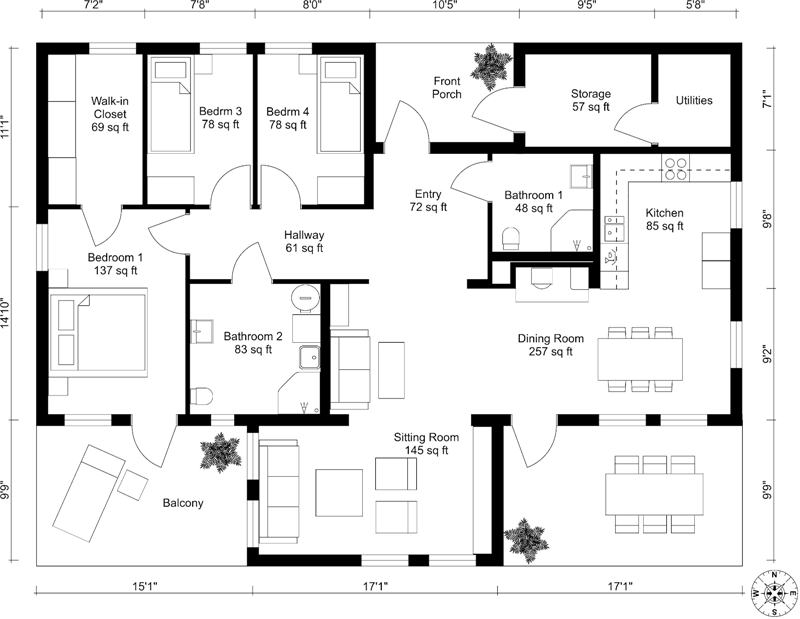
#> input picture Floorplans/2.jpg, 800 x 619 px, found by its file name
$ python ImageProcessing.py
#> lines starting #> are read from the running program, lines starting #| are printed output that depends on the picture; after the words box and inside, x2 and y2 are one past the last pixel; in counts of white or black regions, pixels touching at a corner belong together
import cv2 as cv
import numpy as np


def main():

    #read and display original floorplan in grayscale mode
    floorPlanNum = 2
    img = cv.imread(f'Floorplans/{floorPlanNum}.jpg', cv.IMREAD_GRAYSCALE)
#> img: shape (619, 800); min 0, max 255, mean 231.3
    # cv.imshow('Input Floorplan', img)

    #dilate image to remove text
    kernalSize = 3
    kernel = np.ones((kernalSize, kernalSize), np.uint8)
    dilatedImg = cv.dilate(img, kernel) #key line
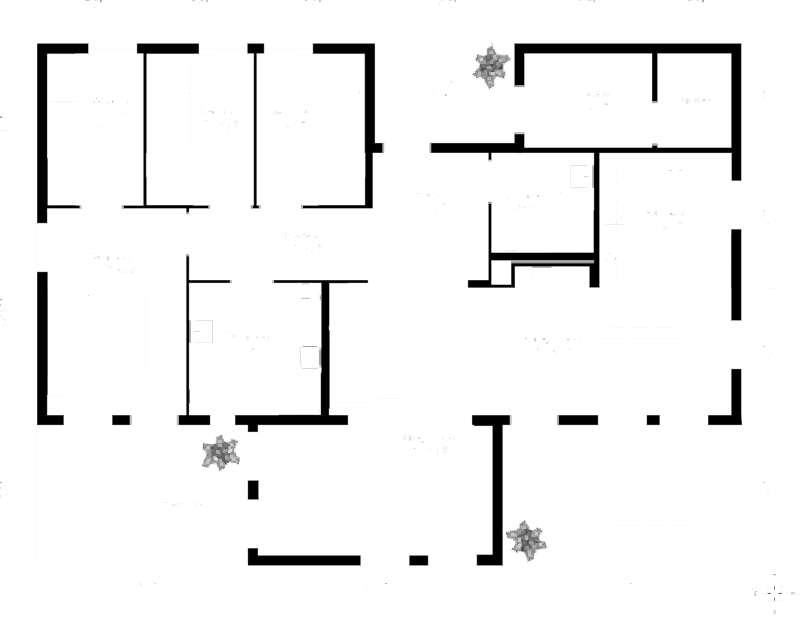
#> dilatedImg: shape (619, 800); min 0, max 255, mean 240.9
    # cv.imshow('Dilated', dilatedImg)

    #convert to black and white (thresholding)
    threshold, bwImg = cv.threshold(dilatedImg, 192, 255, cv.THRESH_BINARY)
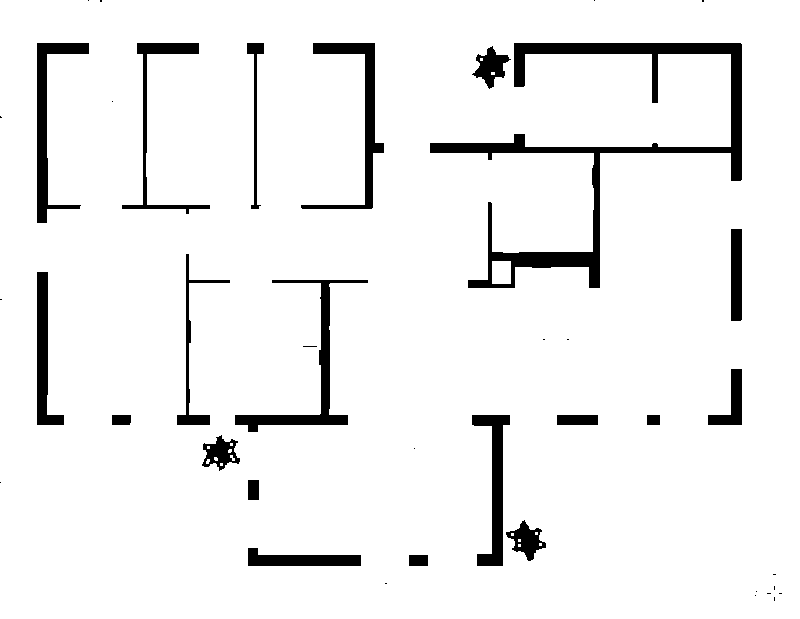
#> bwImg: shape (619, 800); 93.7% white; 40 black regions (20 under 20 px), largest, box (x1, y1, x2, y2) and area: (430, 43, 742, 288) 9973, (235, 280, 368, 432) 2696, (301, 43, 384, 209) 2464
    # cv.imshow('Thresholded', bwImg)

    #erode image
    kernalSize = 4
    kernel = np.ones((kernalSize, kernalSize), np.uint8)
    erodedImg = cv.erode(bwImg, kernel)
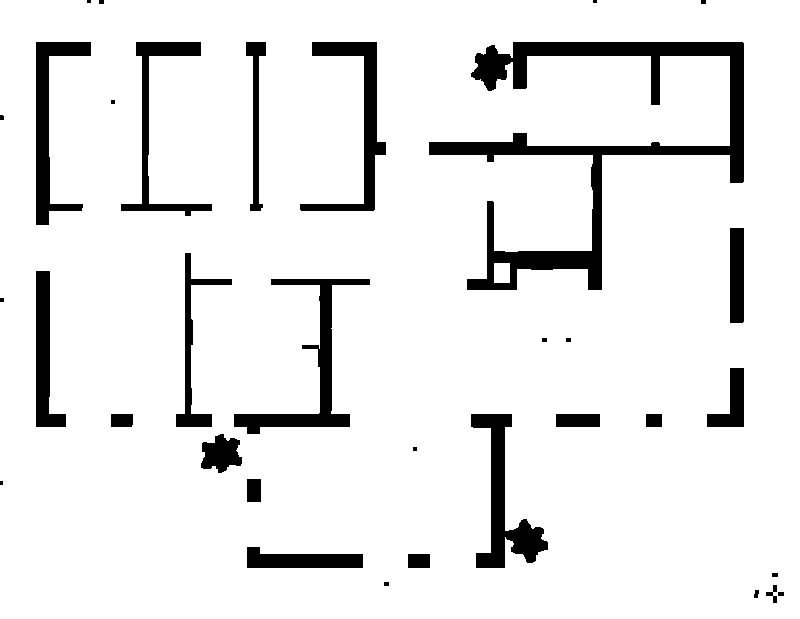
#> erodedImg: shape (619, 800); 91.1% white; 34 black regions (7 under 20 px), largest, box (x1, y1, x2, y2) and area: (429, 42, 744, 290) 14499, (234, 279, 370, 434) 3847, (471, 414, 548, 568) 3821
    # cv.imshow('Eroded', erodedImg)

    #invert the image to make the next module, 2D to 3D, easier.
    invertedImg = cv.bitwise_not(erodedImg)
    # cv.imshow('Inverted', invertedImg)

    #denoise
    nlabels, labels, stats, centroids = cv.connectedComponentsWithStats(invertedImg, None, None, None, 8, cv.CV_32S)
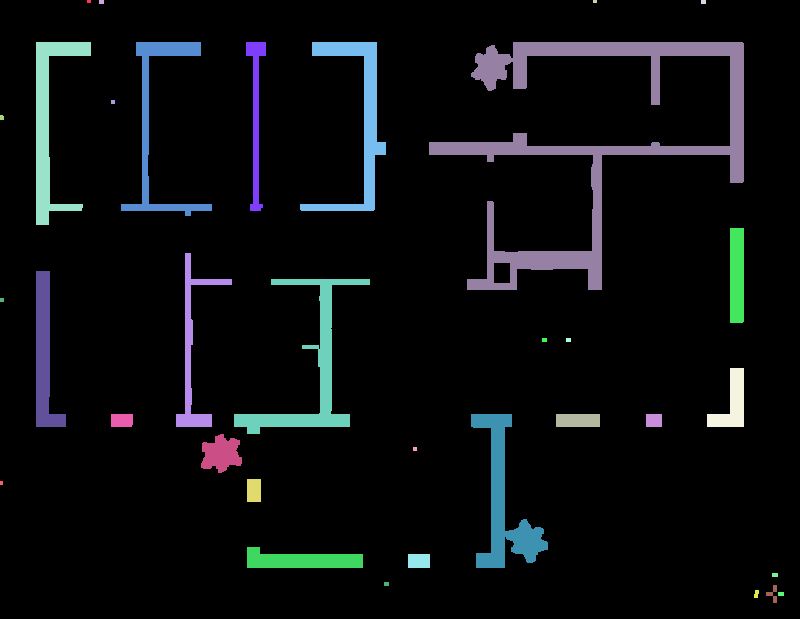
#> labels: shape (619, 800) int32; 35 distinct labels, from 0 to 34; one colour per label, 0 black
#> nlabels = 35; stats = 35 rows, first 6: [0, 0, 800, 619, 451140], [87, 0, 4, 3, 12], [99, 0, 5, 4, 20], [593, 0, 4, 3, 12], [701, 0, 5, 4, 20], [36, 42, 55, 183, 3249]; centroids = 35 pairs, first value 1 to 780.5, second value 1 to 593.5
    areas = stats[1:,cv.CC_STAT_AREA]
#> areas = 34 values, max 14499 at index 8, min 12 at index 0, mean 1295.9
    denoisedImg = np.zeros((labels.shape), np.uint8)
    for i in range(0, nlabels - 1):
        if areas[i] >= 25: #then keep
            denoisedImg[labels == i+1] = 255
    # cv.imshow('Processed Floorplan', denoisedImg)

    #save image
    cv.imwrite('Floorplans/Output.png', denoisedImg)

    # cv.waitKey(0)
    # cv.destroyAllWindows()
if __name__ == '__main__':
    main()


# [41 lines left out: function processFloorPlan, not called in this run]
    # cv.waitKey(0)
    # cv.destroyAllWindows()


# #read and display original floorplan in grayscale mode
# floorPlanNum = 2
# img = cv.imread(f'Floorplans/{floorPlanNum}.jpg', cv.IMREAD_GRAYSCALE)
# # cv.imshow('Input Floorplan', img)

# #dilate image to remove text
# kernalSize = 3
# kernel = np.ones((kernalSize, kernalSize), np.uint8)
# dilatedImg = cv.dilate(img, kernel) #key line
# # cv.imshow('Dilated', dilatedImg)

# #convert to black and white (thresholding)
# threshold, bwImg = cv.threshold(dilatedImg, 192, 255, cv.THRESH_BINARY)
# # cv.imshow('Thresholded', bwImg)

# #erode image
# kernalSize = 4
# kernel = np.ones((kernalSize, kernalSize), np.uint8)
# erodedImg = cv.erode(bwImg, kernel)
# # cv.imshow('Eroded', erodedImg)

# #invert the image to make the next module, 2D to 3D, easier.
# invertedImg = cv.bitwise_not(erodedImg)
# # cv.imshow('Inverted', invertedImg)

# #denoise
# nlabels, labels, stats, centroids = cv.connectedComponentsWithStats(invertedImg, None, None, None, 8, cv.CV_32S)
# areas = stats[1:,cv.CC_STAT_AREA]
# denoisedImg = np.zeros((labels.shape), np.uint8)
# for i in range(0, nlabels - 1):
#     if areas[i] >= 25: #then keep
#         denoisedImg[labels == i+1] = 255
# # cv.imshow('Processed Floorplan', denoisedImg)

# #save image
# cv.imwrite('Floorplans/Output.png', denoisedImg)

# # cv.waitKey(0)
# # cv.destroyAllWindows()

$ run again, with Floorplans/4.jpg copied over Floorplans/2.jpg
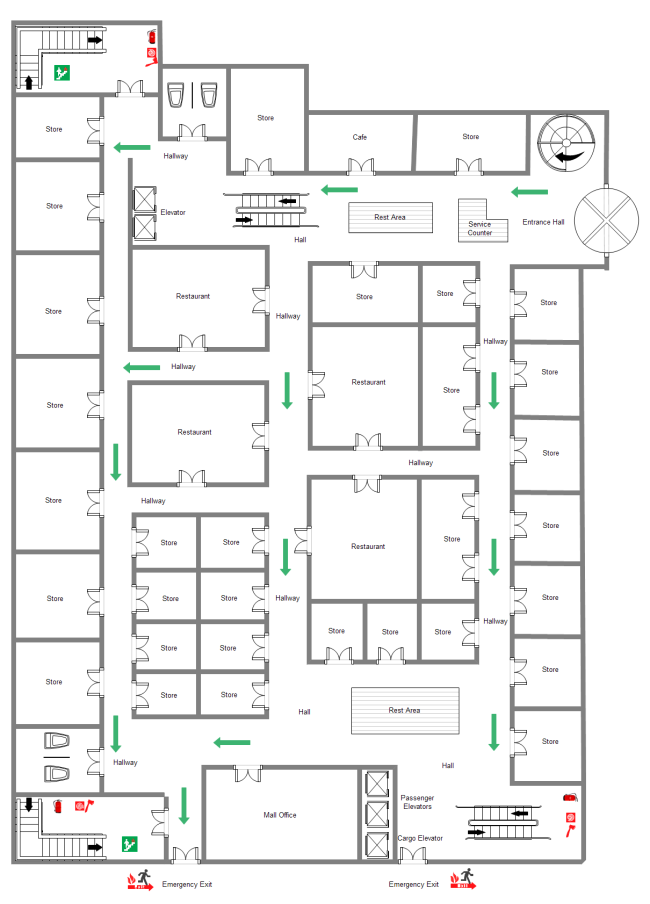
#> input picture Floorplans/4.jpg, 650 x 904 px, found by its file name
#> in main, `threshold, bwImg = cv.threshold(dilatedImg, 192, 255, cv.THRESH_BINARY)`:
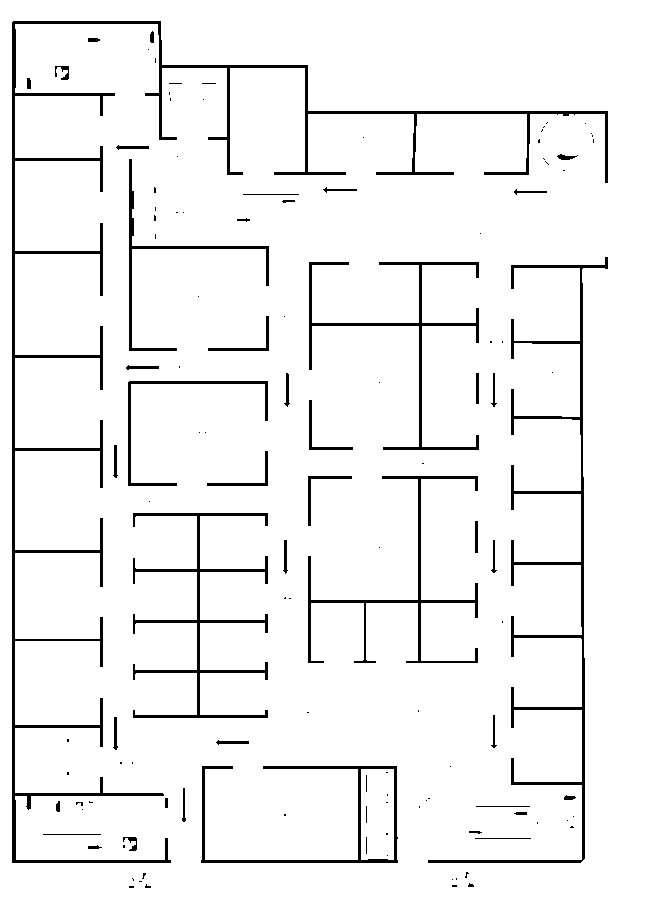
#> bwImg: shape (904, 650); 94.7% white; 124 black regions (79 under 20 px), largest, box (x1, y1, x2, y2) and area: (12, 21, 608, 863) 11105, (428, 257, 608, 863) 4772, (133, 513, 268, 718) 2950
#> erodedImg: shape (904, 650); 88.9% white; 108 black regions (18 under 20 px), largest, box (x1, y1, x2, y2) and area: (11, 20, 610, 865) 22343, (427, 256, 610, 865) 9701, (132, 512, 270, 720) 5983
#> in main, `nlabels, labels, stats, centroids = cv.connectedComponentsWithStats(in..`:
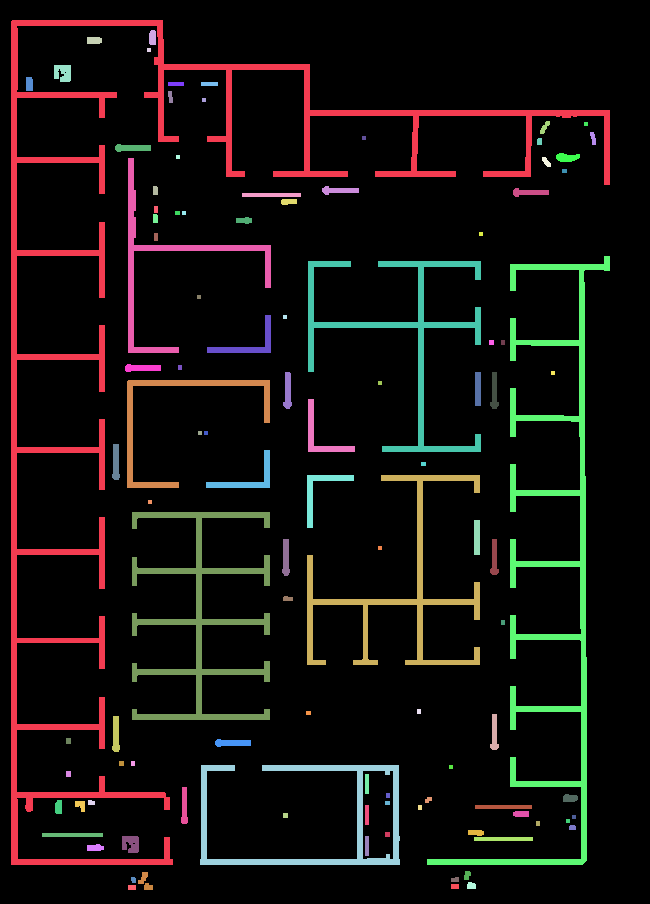
#> labels: shape (904, 650) int32; 109 distinct labels, from 0 to 108; one colour per label, 0 black
#> nlabels = 109; stats = 109 rows, first 6: [0, 0, 650, 904, 522125], [11, 20, 599, 845, 22343], [149, 30, 7, 15, 99], [87, 37, 15, 7, 101], [147, 48, 4, 4, 16], [54, 65, 17, 17, 245]; centroids = 109 pairs, first value 28.94 to 592.7, second value 37.25 to 887
#> areas = 108 values, max 22343 at index 0, min 16 at index 3, mean 606.2
